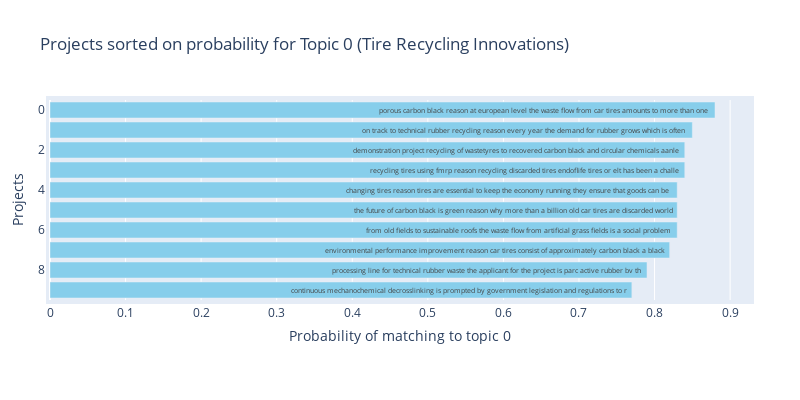

The cell this chart's notebook holds for it:
### Code cell
topic_name = topic_model.get_topic_info()['CustomName'][TOPIC_INDEX]
print_markdown(f'### This table shows the likelihood that projects belong to Topic ({SELECTED_TOPIC_ID}) {SELECTED_TOPIC_NAME}:')

if LOAD_MODEL:
    # Extract the probabilities for the specific topic
    specific_topic_probs = probs[:, TOPIC_INDEX]
else:
    # Extract the probabilities for the specific topic
    specific_topic_probs = probs[:, SELECTED_TOPIC_ID]

# Find the indices of documents with a probability above the threshold for the specific topic
doc_indices = np.where(specific_topic_probs >= THRESHOLD_DOC_PROB_TABLE)[0]

# Retrieve the documents with the specific topic
docs_with_specific_topic = [docs[i] for i in doc_indices]

# Create a DataFrame with the documents and their probabilities for the specific topic
df_specific_topic = pd.DataFrame({
    'document': docs_with_specific_topic,
    'probability': specific_topic_probs[doc_indices]
})

# Sort the DataFrame in descending order by probability
df_specific_topic = df_specific_topic.sort_values(by='probability', ascending=False).reset_index(drop=True)

df_specific_topic['probability'] = df_specific_topic['probability'].round(2)

pd.set_option('display.max_columns', None)
pd.set_option('display.width', None)  # None means all data will be displayed in one line
pd.set_option('display.max_colwidth', 500)  # None means all data will be displayed without truncation

display(df_specific_topic.head(5))

# Create a DataFrame with the documents and their probabilities for the specific topic
df_specific_topic_top_n = df_specific_topic.head(10)

# Truncate the 'document' column to 100 characters
df_specific_topic_top_n['document'] = df_specific_topic_top_n['document'].str.slice(0, 100)

# Create a horizontal bar chart
fig = go.Figure(go.Bar(
    x=df_specific_topic_top_n['probability'],
    y=df_specific_topic_top_n.index,
    text=df_specific_topic_top_n['document'],
    textposition='auto',
    orientation='h',
    marker_color='skyblue'
))

# Add title and labels
fig.update_layout(
    title_text=f'Projects sorted on probability for Topic {SELECTED_TOPIC_ID} ({SELECTED_TOPIC_NAME})',
    xaxis_title=f'Probability of matching to topic {SELECTED_TOPIC_ID}',
    yaxis_title='Projects',
    autosize=False,
    width=800,
    height=400,
    margin=dict(l=50, r=50, b=100, t=100, pad=4)
)

# Invert y-axis to have the highest probability at the top
fig.update_yaxes(autorange="reversed")

# Show the plot
fig.show()

### Figure 1 — Plotly figure (JSON) as saved in the notebook; plotly's stock layout.template omitted (floating-point values rounded to 4 significant figures)
{"data": [{"marker": {"color": "skyblue"}, "orientation": "h", "text": ["porous carbon black reason at european level the waste flow from car tires amounts to more than one ", "on track to technical rubber recycling reason every year the demand for rubber grows which is often ", "demonstration project recycling of wastetyres to recovered carbon black and circular chemicals aanle", "recycling tires using fmrp reason recycling discarded tires endoflife tires or elt has been a challe", "changing tires reason tires are essential to keep the economy running they ensure that goods can be ", "the future of carbon black is green reason why more than a billion old car tires are discarded world", "from old fields to sustainable roofs the waste flow from artificial grass fields is a social problem", "environmental performance improvement reason car tires consist of approximately carbon black a black", "processing line for technical rubber waste the applicant for the project is parc active rubber bv th", "continuous mechanochemical decrosslinking is prompted by government legislation and regulations to r"], "textposition": "auto", "type": "bar", "x": [0.88, 0.85, 0.84, 0.84, 0.83, 0.83, 0.83, 0.82, 0.79, 0.77], "y": [0, 1, 2, 3, 4, 5, 6, 7, 8, 9]}], "layout": {"autosize": false, "height": 400, "margin": {"b": 100, "l": 50, "pad": 4, "r": 50, "t": 100}, "title": {"text": "Projects sorted on probability for Topic 0 (Tire Recycling Innovations)"}, "width": 800, "xaxis": {"title": {"text": "Probability of matching to topic 0"}}, "yaxis": {"autorange": "reversed", "title": {"text": "Projects"}}}}
